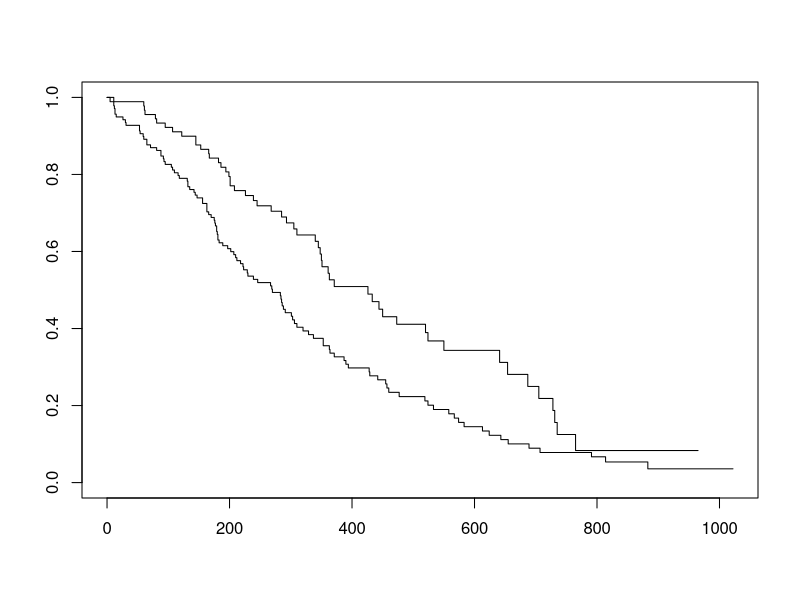
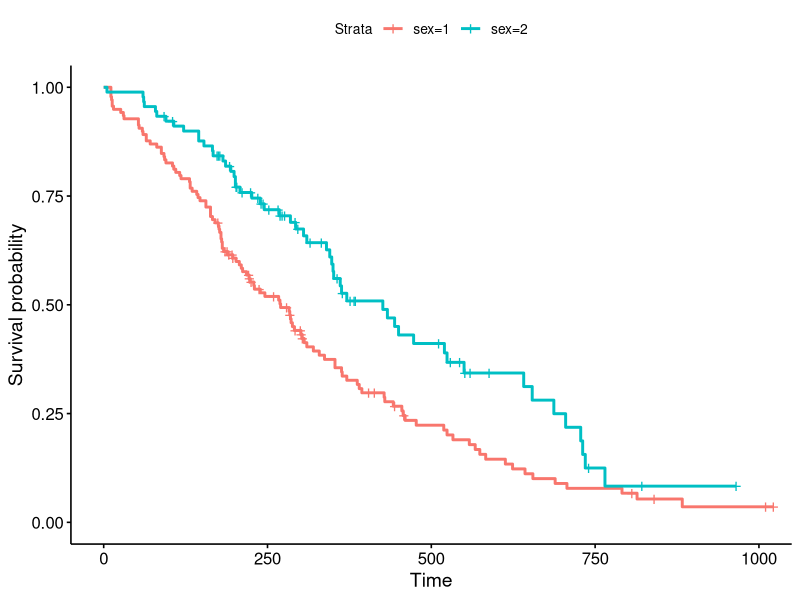
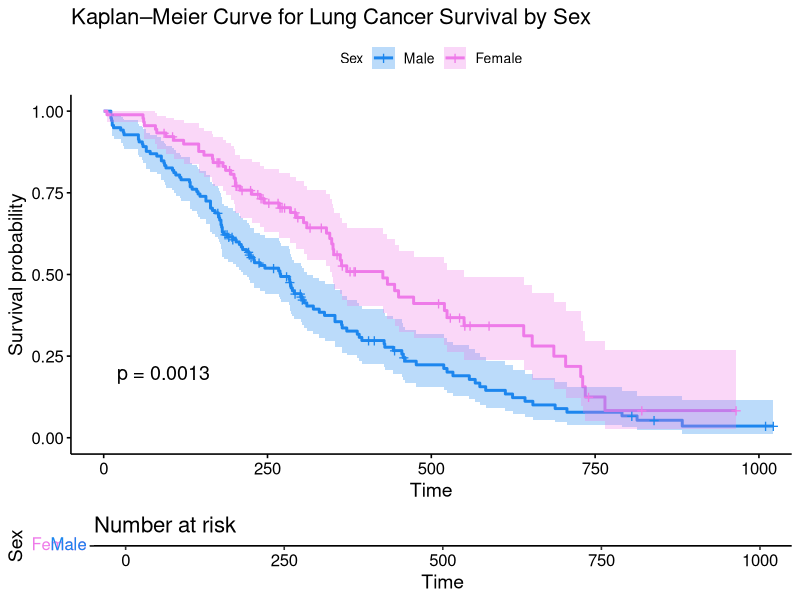
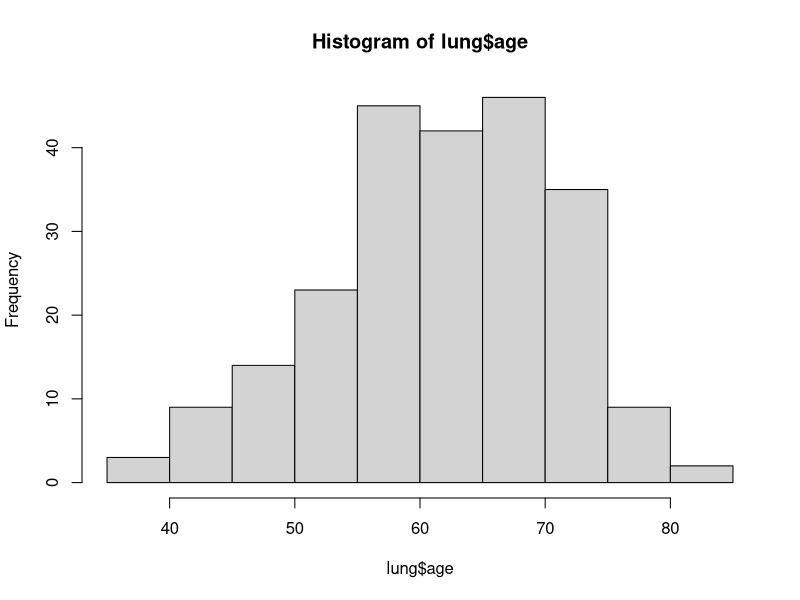
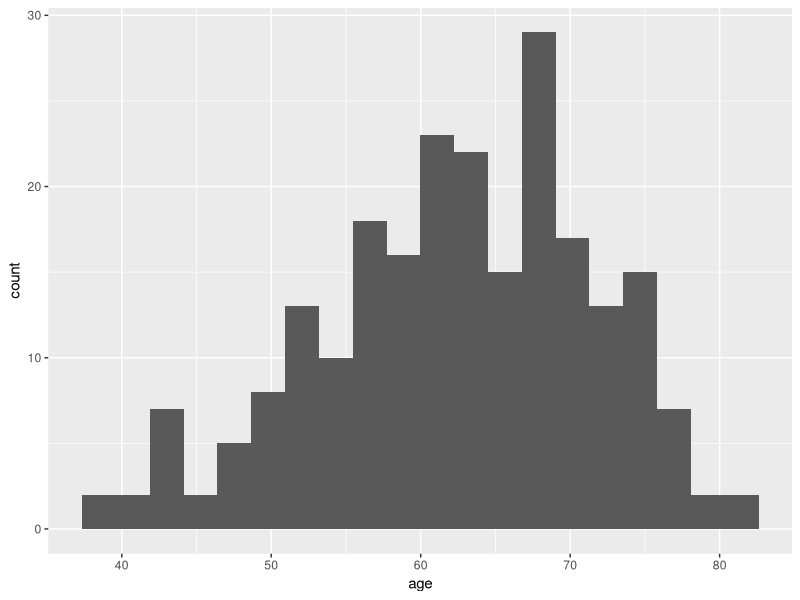

Recreate these plots in R, in order. (Note: this script raises an error after producing the figures.)
# 參考 https://bioconnector.github.io/workshops/r-survival.html
# Bioconnector workshops

# ===============================================================
# 載入套件
# ===============================================================

library(dplyr)        # 資料處理
library(survival)     # 生存分析核心
library(survminer)    # KM 圖、風險表與輔助視覺化
library(ggplot2)      # ggplot2 畫圖（histogram 用到）


# ===============================================================
# survival 套件內建資料集：lung
# ===============================================================

# 轉為 tibble，輸出更易讀
lung <- as_tibble(lung)

# 基本概覽
dim(lung)        # 列數、欄數
summary(lung)    # 數值摘要、缺失概況

# ---------------------------------------------------------------
# lung 資料集欄位說明
# ---------------------------------------------------------------
# inst       : 醫療院所代碼 (Institution code)
# time       : 存活時間 (天) — Survival time in days
# status     : 生存狀態 (1 = 截尾/censored, 2 = 死亡/dead)
# age        : 年齡 (歲) — Age in years
# sex        : 性別 (1 = 男/Male, 2 = 女/Female)
# ph.ecog    : ECOG 醫師評估表現狀態 (0 = 最佳, 5 = 死亡)
# ph.karno   : Karnofsky 表現狀態分數，由醫師評估 (滿分 100 分)
# pat.karno  : Karnofsky 表現狀態分數，由病人自評 (滿分 100 分)
# meal.cal   : 用餐時攝取的熱量 (卡路里)
# wt.loss    : 最近六個月的體重減輕量 (公斤)


# ===============================================================
# 建立 Surv 物件（定義存活時間與事件發生狀態）
# ===============================================================

# 把事件定義為 (status == 2)
# lung$status 原始編碼：1 = 截尾 (存活)，2 = 死亡 (事件)
# 在 Surv() 中需要 0/1 編碼：
#   0 = 截尾（存活到觀測結束）
#   1 = 事件（此處為死亡）
# 因此用 (status == 2) 轉換，死亡 = TRUE (1)，存活 = FALSE (0)
s <- Surv(time = lung$time, event = lung$status == 2)

# 檢查物件型別與內容
class(s)   # "Surv"
s          # 顯示每筆資料的存活時間與事件狀態


# ===============================================================
# Kaplan–Meier（KM）曲線：整體樣本
# ===============================================================

# 整體 KM（~ 1 表示不分組）
sfit_all <- survfit(Surv(time, status == 2) ~ 1, data = lung)

sfit_all               # 模型物件摘要
summary(sfit_all)      # 各時間點的風險人數、存活率等摘要
range(lung$time, na.rm = TRUE)  # 時間範圍（天）

# 指定一系列時間點輸出摘要（0 到 1000，每 100 一格）
summary(sfit_all, times = seq(0, 1000, 100))


# ===============================================================
# Kaplan–Meier（KM）曲線：依性別分組
# ===============================================================

# sex：1=Male, 2=Female
sfit_sex <- survfit(Surv(time, status == 2) ~ sex, data = lung)

sfit_sex
summary(sfit_sex)

# Base R 簡單圖
plot(sfit_sex)

# survminer 美化後的 KM 圖（預設樣式）
ggsurvplot(sfit_sex)

# 加上信賴區間、p 值（log-rank）、風險表與美化
ggsurvplot(
  sfit_sex,
  conf.int = TRUE,               # 95% CI
  pval = TRUE,                   # 顯示 log-rank p 值
  risk.table = TRUE,             # 顯示下方風險表
  legend.labs = c("Male", "Female"),
  legend.title = "Sex",
  palette = c("dodgerblue2", "orchid2"),
  title = "Kaplan–Meier Curve for Lung Cancer Survival by Sex",
  risk.table.height = 0.15
)


# ===============================================================
# Log-rank 檢定（群組差異）
# ===============================================================

survdiff(Surv(time, status == 2) ~ sex, data = lung)


# ===============================================================
# Cox 比例風險模型
# ===============================================================

# 單變項 Cox（只看 sex）
fit_sex <- coxph(Surv(time, status == 2) ~ sex, data = lung)
fit_sex
summary(fit_sex)  # HR、信賴區間、z 與 p 值

# 多變項 Cox（加入臨床變數）
fit_multi <- coxph(
  Surv(time, status == 2) ~ sex + age + ph.ecog + ph.karno +
    pat.karno + meal.cal + wt.loss,
  data = lung
)
fit_multi
summary(fit_multi)

#（建議）檢查 PH 假設是否成立
# 若顯著違反，需考慮分層、交互作用或時間相依共變數等方法
cox.zph(fit_multi)


# ===============================================================
# 連續變數探索：以 age 為例
# ===============================================================

# 描述統計與分佈
mean(lung$age, na.rm = TRUE)
hist(lung$age)  # base R 直方圖
ggplot(lung, aes(age)) + geom_histogram(bins = 20)  # ggplot 直方圖


# ===============================================================
# 連續變數離散化分組（示範：依年齡切點分組）
# ===============================================================

# 方式一：Base R（切在 62）
lung$agecat <- cut(lung$age, breaks = c(0, 62, Inf), labels = c("young", "old"))

# 方式二：dplyr（同樣切在 62）
lung <- lung %>%
  mutate(agecat = cut(age, breaks = c(0, 62, Inf), labels = c("young", "old")))

head(lung)

# 依年齡分組的 KM 圖（cut at 62）
ggsurvplot(
  survfit(Surv(time, status == 2) ~ agecat, data = lung),
  pval = TRUE,
  title = "KM by Age Group (cut at 62)"
)

# 改另一個切點（70 歲）
lung <- lung %>%
  mutate(agecat = cut(age, breaks = c(0, 70, Inf), labels = c("young", "old")))

# 依年齡分組的 KM 圖（cut at 70）
ggsurvplot(
  survfit(Surv(time, status == 2) ~ agecat, data = lung),
  pval = TRUE,
  title = "KM by Age Group (cut at 70)"
)


# ===============================================================
# 自動尋找最佳切點（Optimal Cutpoint）分組
# ===============================================================

# surv_cutpoint()：
#   - 用於連續變數（此處為 age）
#   - 根據 log-rank 檢定最大化組間差異，找出最佳切點
#   - 參數：
#       time  = 存活時間欄位
#       event = 事件欄位（建議先轉為 0/1，這裡 lung$status=1/2 也能處理）
#       variables = 要尋找切點的連續變數名稱
cut <- surv_cutpoint(
  data = lung,
  time = "time",
  event = "status",
  variables = "age"
)

# 查看找到的最佳切點結果
print(cut)
# 輸出內容會包含：
#   cutpoint = 最佳分界值
#   statistics = 對應的 log-rank 檢定統計量與 p 值

# ===============================================================
# 將最佳切點應用到資料分組
# ===============================================================

# surv_categorize():
#   - 根據 surv_cutpoint 找到的 cutpoint，將連續變數轉為因子（Low/High）
lung_cut <- surv_categorize(cut)

# 查看前幾列（多了一個 age 分組欄位）
head(lung_cut)

# ===============================================================
# 用最佳切點分組畫 Kaplan–Meier 曲線
# ===============================================================

fit_cut <- survfit(Surv(time, status == 2) ~ age, data = lung_cut)

ggsurvplot(
  fit_cut,
  data = lung_cut,
  pval = TRUE,
  risk.table = TRUE,
  palette = c("#4DBBD5", "#E64B35"),
  legend.title = "Age group",
  legend.labs = c("Low", "High"),
  title = "KM Curve by Optimal Age Cutpoint"
)


# ===============================================================
# Cox 模型森林圖（Forest Plot）
# ===============================================================

# 為了讓森林圖顯示更友善，把 sex 轉成因子並重新擬合模型
lung_f <- lung %>%
  mutate(
    sex = factor(sex, levels = c(1, 2), labels = c("Male", "Female"))
  )

# -------- 單變項 Cox：只看 sex --------
fit_sex_f <- coxph(Surv(time, status == 2) ~ sex, data = lung_f)
summary(fit_sex_f)

# 畫森林圖（單變項）
p_forest_sex <- ggforest(
  fit_sex_f,
  data = lung_f,
  main = "Forest Plot: Univariate Cox (sex)",
  cpositions = c(0.02, 0.22, 0.4),  # 文字對齊位置：變數、HR、CI
  fontsize = 1.0,                    # 字體大小
  refLabel = "reference",            # 參考組標籤
  noDigits = 3                       # 小數位數
)
p_forest_sex  

# -------- 多變項 Cox：加入臨床變數 --------
fit_multi_f <- coxph(
  Surv(time, status == 2) ~ sex + age + ph.ecog + ph.karno +
    pat.karno + meal.cal + wt.loss,
  data = lung_f
)
summary(fit_multi_f)

# 畫森林圖（多變項）
p_forest_multi <- ggforest(
  fit_multi_f,
  data =  model.frame(fit_multi_f),
  main = "Forest Plot: Multivariable Cox",
  cpositions = c(0.02, 0.22, 0.4),
  fontsize = 1.0,
  refLabel = "reference",
  noDigits = 3
)
p_forest_multi  

#（選用）把森林圖存成檔案
# ggsave("forest_univariate_sex.png", plot = p_forest_sex, width = 6, height = 5, dpi = 300)
# ggsave("forest_multivariable.png",  plot = p_forest_multi, width = 7, height = 8, dpi = 300)

#（建議）畫森林圖前檢查 PH 假設
cox.zph(fit_multi_f)
# 若顯著違反 PH 假設，可考慮：
#   - 加入 time-varying effects（時間交互項）
#   - 分層（strata）模型
#   - 使用加權或替代模型（例如 AFT）

